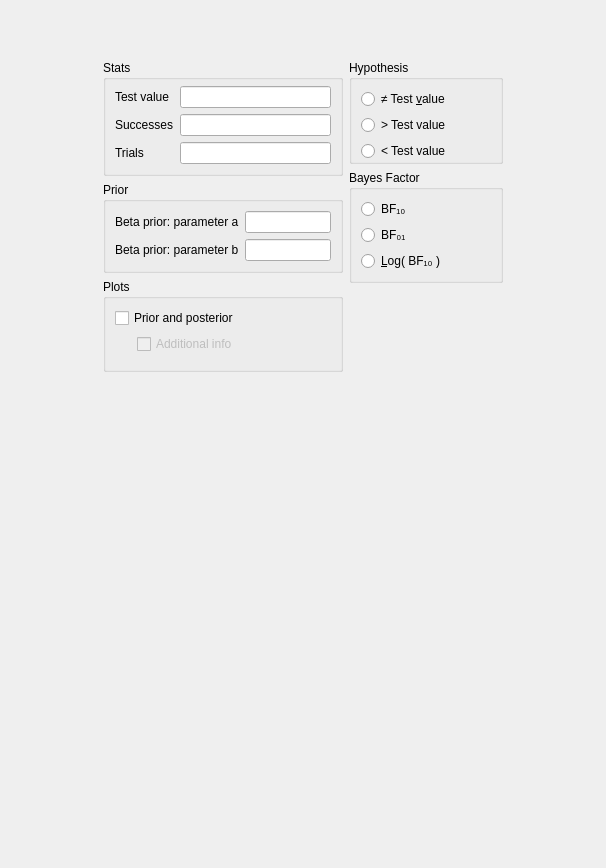
<?xml version="1.0" encoding="UTF-8"?>
<ui version="4.0">
 <class>BinomialBayesianSummaryStatisticsForm</class>
 <widget class="QWidget" name="BinomialBayesianSummaryStatisticsForm">
  <property name="geometry">
   <rect>
    <x>0</x>
    <y>0</y>
    <width>606</width>
    <height>868</height>
   </rect>
  </property>
  <property name="sizePolicy">
   <sizepolicy hsizetype="Fixed" vsizetype="Preferred">
    <horstretch>0</horstretch>
    <verstretch>0</verstretch>
   </sizepolicy>
  </property>
  <property name="windowTitle">
   <string>Form</string>
  </property>
  <layout class="QGridLayout" name="gridLayout">
   <property name="verticalSpacing">
    <number>0</number>
   </property>
   <item row="1" column="0">
    <widget class="QWidget" name="gridWidget" native="true">
     <property name="sizePolicy">
      <sizepolicy hsizetype="Fixed" vsizetype="Fixed">
       <horstretch>0</horstretch>
       <verstretch>0</verstretch>
      </sizepolicy>
     </property>
     <layout class="QGridLayout" name="gridLayout_7">
      <property name="leftMargin">
       <number>0</number>
      </property>
      <property name="rightMargin">
       <number>0</number>
      </property>
      <property name="bottomMargin">
       <number>0</number>
      </property>
      <item row="0" column="0">
       <spacer name="verticalSpacer_3">
        <property name="orientation">
         <enum>Qt::Vertical</enum>
        </property>
        <property name="sizeHint" stdset="0">
         <size>
          <width>20</width>
          <height>40</height>
         </size>
        </property>
       </spacer>
      </item>
      <item row="2" column="0">
       <widget class="QWidget" name="widget_2" native="true">
        <property name="maximumSize">
         <size>
          <width>240</width>
          <height>16777215</height>
         </size>
        </property>
        <layout class="QGridLayout" name="gridLayout_5">
         <property name="leftMargin">
          <number>0</number>
         </property>
         <property name="topMargin">
          <number>0</number>
         </property>
         <property name="rightMargin">
          <number>0</number>
         </property>
         <property name="bottomMargin">
          <number>0</number>
         </property>
         <item row="12" column="0">
          <spacer name="verticalSpacer">
           <property name="orientation">
            <enum>Qt::Vertical</enum>
           </property>
           <property name="sizeHint" stdset="0">
            <size>
             <width>20</width>
             <height>40</height>
            </size>
           </property>
          </spacer>
         </item>
         <item row="6" column="0">
          <widget class="GroupBox" name="groupBox">
           <property name="title">
            <string>Stats</string>
           </property>
           <layout class="QGridLayout" name="gridLayout_11">
            <property name="topMargin">
             <number>6</number>
            </property>
            <item row="0" column="3">
             <widget class="QLabel" name="label">
              <property name="text">
               <string>Test value</string>
              </property>
             </widget>
            </item>
            <item row="0" column="4">
             <widget class="BoundTextBox" name="testValue"/>
            </item>
            <item row="1" column="4">
             <widget class="BoundTextBox" name="successes"/>
            </item>
            <item row="2" column="4">
             <widget class="BoundTextBox" name="trials"/>
            </item>
            <item row="1" column="3">
             <widget class="QLabel" name="label_4">
              <property name="text">
               <string>Successes</string>
              </property>
             </widget>
            </item>
            <item row="2" column="3">
             <widget class="QLabel" name="label_5">
              <property name="text">
               <string>Trials</string>
              </property>
             </widget>
            </item>
           </layout>
          </widget>
         </item>
         <item row="7" column="0">
          <widget class="BoundGroupBox" name="missingValues">
           <property name="title">
            <string>Prior</string>
           </property>
           <property name="flat">
            <bool>false</bool>
           </property>
           <layout class="QGridLayout" name="gridLayout_6">
            <item row="1" column="1">
             <widget class="BoundTextBox" name="betaPriorParamB"/>
            </item>
            <item row="0" column="1">
             <widget class="BoundTextBox" name="betaPriorParamA"/>
            </item>
            <item row="0" column="0">
             <widget class="QLabel" name="label_2">
              <property name="text">
               <string>Beta prior: parameter a</string>
              </property>
             </widget>
            </item>
            <item row="1" column="0">
             <widget class="QLabel" name="label_3">
              <property name="text">
               <string>&lt;html&gt;&lt;head/&gt;&lt;body&gt;&lt;p&gt;Beta prior: parameter b&lt;/p&gt;&lt;/body&gt;&lt;/html&gt;</string>
              </property>
             </widget>
            </item>
           </layout>
          </widget>
         </item>
         <item row="9" column="0">
          <widget class="GroupBox" name="plotsGroup">
           <property name="title">
            <string>Plots</string>
           </property>
           <layout class="QGridLayout" name="gridLayout_4">
            <item row="0" column="0" colspan="3">
             <widget class="BoundCheckBox" name="plotPriorAndPosterior">
              <property name="sizePolicy">
               <sizepolicy hsizetype="Fixed" vsizetype="Fixed">
                <horstretch>0</horstretch>
                <verstretch>0</verstretch>
               </sizepolicy>
              </property>
              <property name="text">
               <string>Prior and posterior</string>
              </property>
             </widget>
            </item>
            <item row="2" column="1" colspan="3">
             <widget class="BoundCheckBox" name="plotPriorAndPosteriorAdditionalInfo">
              <property name="enabled">
               <bool>false</bool>
              </property>
              <property name="sizePolicy">
               <sizepolicy hsizetype="Fixed" vsizetype="Fixed">
                <horstretch>0</horstretch>
                <verstretch>0</verstretch>
               </sizepolicy>
              </property>
              <property name="text">
               <string>Additional info</string>
              </property>
             </widget>
            </item>
            <item row="3" column="0">
             <widget class="QWidget" name="widget_4" native="true">
              <property name="maximumSize">
               <size>
                <width>16</width>
                <height>16777215</height>
               </size>
              </property>
             </widget>
            </item>
           </layout>
          </widget>
         </item>
        </layout>
       </widget>
      </item>
      <item row="2" column="1">
       <widget class="QWidget" name="widget_3" native="true">
        <property name="sizePolicy">
         <sizepolicy hsizetype="Preferred" vsizetype="Preferred">
          <horstretch>0</horstretch>
          <verstretch>0</verstretch>
         </sizepolicy>
        </property>
        <layout class="QGridLayout" name="gridLayout_2">
         <property name="leftMargin">
          <number>0</number>
         </property>
         <property name="topMargin">
          <number>0</number>
         </property>
         <property name="rightMargin">
          <number>0</number>
         </property>
         <property name="bottomMargin">
          <number>0</number>
         </property>
         <item row="2" column="0">
          <widget class="BoundGroupBox" name="hypothesis">
           <property name="title">
            <string>Hypothesis</string>
           </property>
           <property name="flat">
            <bool>true</bool>
           </property>
           <layout class="QGridLayout" name="gridLayout_9">
            <property name="bottomMargin">
             <number>0</number>
            </property>
            <item row="1" column="1">
             <spacer name="horizontalSpacer">
              <property name="orientation">
               <enum>Qt::Horizontal</enum>
              </property>
              <property name="sizeHint" stdset="0">
               <size>
                <width>40</width>
                <height>20</height>
               </size>
              </property>
             </spacer>
            </item>
            <item row="2" column="0">
             <widget class="QRadioButton" name="_3oneTailedLessThan">
              <property name="sizePolicy">
               <sizepolicy hsizetype="Fixed" vsizetype="Fixed">
                <horstretch>0</horstretch>
                <verstretch>0</verstretch>
               </sizepolicy>
              </property>
              <property name="text">
               <string>&lt; Test value</string>
              </property>
             </widget>
            </item>
            <item row="0" column="0">
             <widget class="QRadioButton" name="_1twoTailed">
              <property name="sizePolicy">
               <sizepolicy hsizetype="Fixed" vsizetype="Fixed">
                <horstretch>0</horstretch>
                <verstretch>0</verstretch>
               </sizepolicy>
              </property>
              <property name="text">
               <string>≠ Test &amp;value</string>
              </property>
             </widget>
            </item>
            <item row="1" column="0">
             <widget class="QRadioButton" name="_2oneTailedGreaterThan">
              <property name="sizePolicy">
               <sizepolicy hsizetype="Fixed" vsizetype="Fixed">
                <horstretch>0</horstretch>
                <verstretch>0</verstretch>
               </sizepolicy>
              </property>
              <property name="text">
               <string>&gt; Test value</string>
              </property>
             </widget>
            </item>
           </layout>
          </widget>
         </item>
         <item row="7" column="0">
          <spacer name="verticalSpacer_4">
           <property name="orientation">
            <enum>Qt::Vertical</enum>
           </property>
           <property name="sizeHint" stdset="0">
            <size>
             <width>20</width>
             <height>40</height>
            </size>
           </property>
          </spacer>
         </item>
         <item row="3" column="0">
          <widget class="BoundGroupBox" name="bayesFactorType">
           <property name="title">
            <string>Bayes Factor</string>
           </property>
           <property name="flat">
            <bool>false</bool>
           </property>
           <layout class="QGridLayout" name="gridLayout_13">
            <item row="0" column="0">
             <widget class="QRadioButton" name="_1">
              <property name="sizePolicy">
               <sizepolicy hsizetype="Fixed" vsizetype="Fixed">
                <horstretch>0</horstretch>
                <verstretch>0</verstretch>
               </sizepolicy>
              </property>
              <property name="text">
               <string>BF₁₀</string>
              </property>
             </widget>
            </item>
            <item row="1" column="0">
             <widget class="QRadioButton" name="_2">
              <property name="sizePolicy">
               <sizepolicy hsizetype="Fixed" vsizetype="Fixed">
                <horstretch>0</horstretch>
                <verstretch>0</verstretch>
               </sizepolicy>
              </property>
              <property name="text">
               <string>BF₀₁</string>
              </property>
             </widget>
            </item>
            <item row="2" column="0">
             <widget class="QRadioButton" name="_3">
              <property name="sizePolicy">
               <sizepolicy hsizetype="Fixed" vsizetype="Fixed">
                <horstretch>0</horstretch>
                <verstretch>0</verstretch>
               </sizepolicy>
              </property>
              <property name="text">
               <string>&amp;Log( BF₁₀ )</string>
              </property>
             </widget>
            </item>
            <item row="1" column="1">
             <spacer name="horizontalSpacer_3">
              <property name="orientation">
               <enum>Qt::Horizontal</enum>
              </property>
              <property name="sizeHint" stdset="0">
               <size>
                <width>40</width>
                <height>20</height>
               </size>
              </property>
             </spacer>
            </item>
           </layout>
          </widget>
         </item>
        </layout>
       </widget>
      </item>
     </layout>
    </widget>
   </item>
   <item row="2" column="0">
    <spacer name="verticalSpacer_2">
     <property name="orientation">
      <enum>Qt::Vertical</enum>
     </property>
     <property name="sizeHint" stdset="0">
      <size>
       <width>20</width>
       <height>40</height>
      </size>
     </property>
    </spacer>
   </item>
  </layout>
 </widget>
 <customwidgets>
  <customwidget>
   <class>GroupBox</class>
   <extends>QGroupBox</extends>
   <header>widgets/groupbox.h</header>
   <container>1</container>
  </customwidget>
  <customwidget>
   <class>BoundTextBox</class>
   <extends>QLineEdit</extends>
   <header>widgets/boundtextbox.h</header>
  </customwidget>
  <customwidget>
   <class>BoundGroupBox</class>
   <extends>QGroupBox</extends>
   <header>widgets/boundgroupbox.h</header>
   <container>1</container>
  </customwidget>
  <customwidget>
   <class>BoundCheckBox</class>
   <extends>QCheckBox</extends>
   <header>widgets/boundcheckbox.h</header>
  </customwidget>
 </customwidgets>
 <resources/>
 <connections>
  <connection>
   <sender>plotPriorAndPosterior</sender>
   <signal>toggled(bool)</signal>
   <receiver>plotPriorAndPosteriorAdditionalInfo</receiver>
   <slot>setEnabled(bool)</slot>
   <hints>
    <hint type="sourcelabel">
     <x>318</x>
     <y>588</y>
    </hint>
    <hint type="destinationlabel">
     <x>325</x>
     <y>611</y>
    </hint>
   </hints>
  </connection>
 </connections>
</ui>
